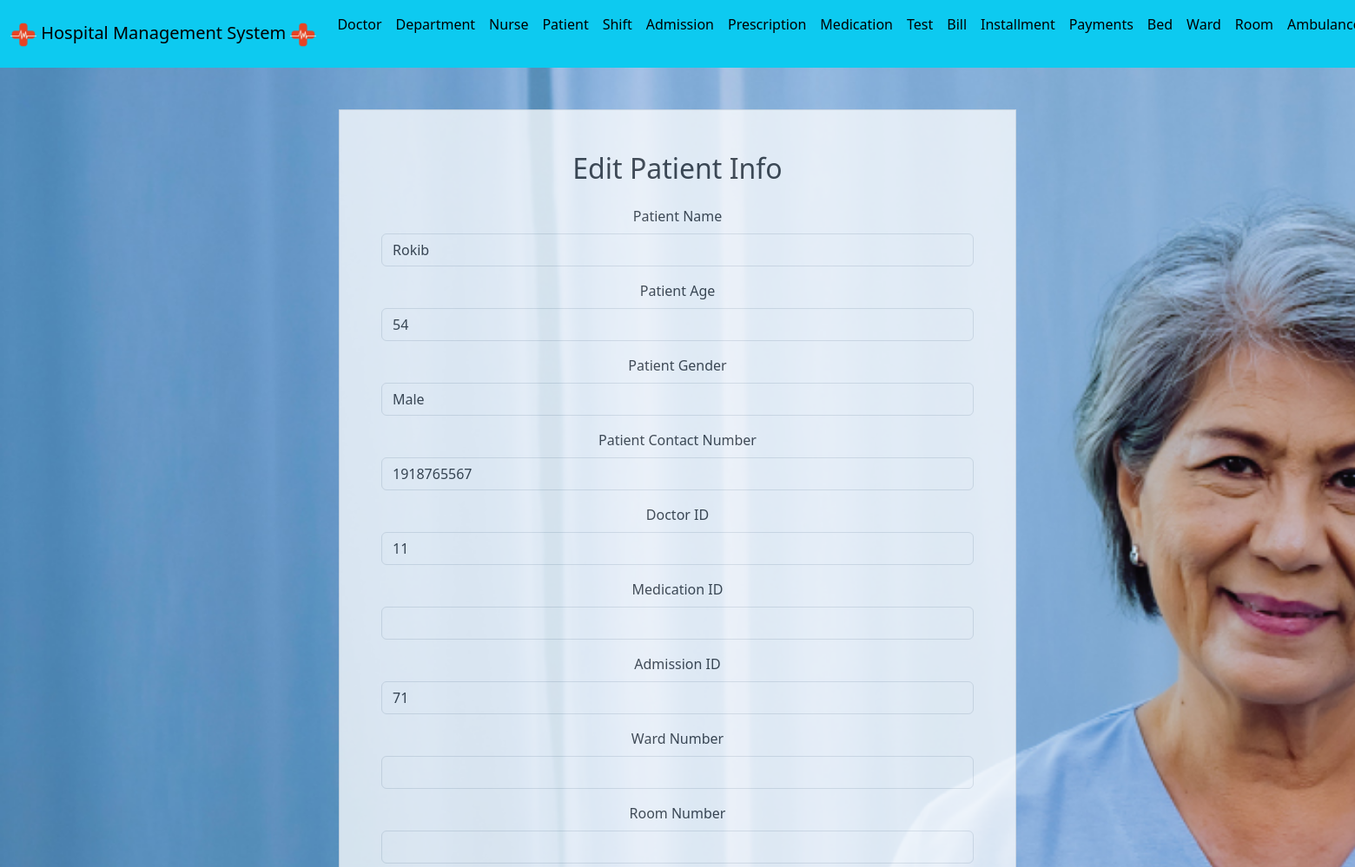
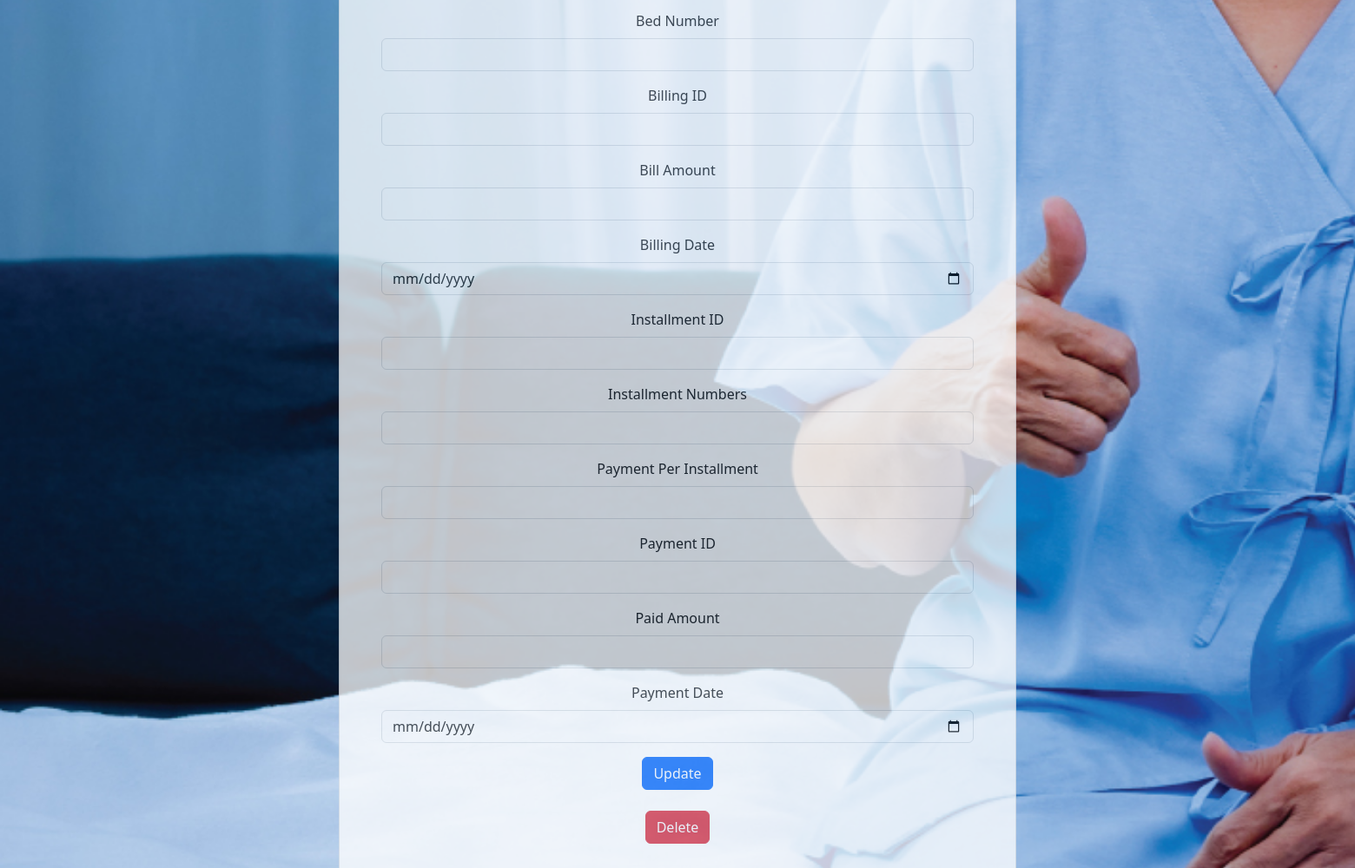
The app's page /Website/edit_patient.php?id=21 (signed in) with its own data (2 pictures, top to bottom).
### tables this page shows
CREATE TABLE `patient` (
  `Patient_ID` int(10) NOT NULL,
  `Patient_Name` varchar(20) NOT NULL,
  `Patient_Age` int(10) DEFAULT NULL,
  `Patient_Gender` varchar(20) DEFAULT NULL,
  `Patient_Contact_Number` int(11) DEFAULT NULL,
  `Prescription_ID` int(10) DEFAULT NULL,
  `Doctor_ID` int(10) NOT NULL,
  `Medication_ID` int(10) DEFAULT NULL,
  `Admission_ID` int(10) DEFAULT NULL,
  `Ward_Number` int(10) DEFAULT NULL,
  `Room_Number` int(10) DEFAULT NULL,
  `Bed_Number` int(10) DEFAULT NULL,
  `Billing_ID` int(10) DEFAULT NULL,
  `Bill_Amount` int(255) DEFAULT NULL,
  `Billing_Date` date DEFAULT NULL,
  `Installment_ID` int(10) DEFAULT NULL,
  `Installment_Numbers` int(10) DEFAULT NULL,
  `Payment_Per_Installment` int(255) DEFAULT NULL,
  `Payment_ID` int(10) DEFAULT NULL,
  `Paid_Amount` int(255) DEFAULT NULL,
  `Payment_Date` date DEFAULT NULL
);

### Website/edit_patient.php (the view, shortened to what this page needs)
<!DOCTYPE html>
<html>
<?php
include("connect.php");
if (isset($_GET['id'])) {
    $id = mysqli_real_escape_string($conn, $_GET['id']);
    $sql = "SELECT * FROM patient WHERE Patient_ID = $id";
    $result = mysqli_query($conn, $sql);
    $patient = mysqli_fetch_assoc($result);
}
include("header.php");
?>
<head>
    <link rel="stylesheet" href="https://cdn.jsdelivr.net/npm/bootstrap@5.3.2/dist/css/bootstrap.min.css">
</head>
<body style="background-image: url(img/patientprofile.jpeg);background-size: cover;background-repeat: no-repeat;">
    <div class="container w-50 text-center p-5 my-5 bg-white border opacity-75">
        <h2 class="text-center mb-4">Edit Patient Info</h2>
        <form action="edit_patient.php" method="POST">
            <div class="mb-3">
                <label for="Patient_Name" class="form-label">Patient Name</label>
                <input type="text" class="form-control" id="Patient_Name" name="Patient_Name" value="<?php echo $patient['Patient_Name']; ?>" required>
            </div>
            <div class="mb-3">
                <label for="Patient_Age" class="form-label">Patient Age</label>
                <input type="number" class="form-control" id="Patient_Age" name="Patient_Age" value="<?php echo $patient['Patient_Age']; ?>" required>
            </div>
            <div class="mb-3">
                <label for="Patient_Gender" class="form-label">Patient Gender</label>
                <input type="text" class="form-control" id="Patient_Gender" name="Patient_Gender" value="<?php echo $patient['Patient_Gender']; ?>" required>
            </div>
            <div class="mb-3">
                <label for="Patient_Contact_Number" class="form-label">Patient Contact Number</label>
                <input type="number" class="form-control" id="Patient_Contact_Number" name="Patient_Contact_Number" value="<?php echo $patient['Patient_Contact_Number']; ?>" required>
            </div>
            <div class="mb-3">
                <label for="Doctor_ID" class="form-label">Doctor ID</label>
                <input type="number" class="form-control" id="Doctor_ID" name="Doctor_ID" value="<?php echo $patient['Doctor_ID']; ?>" required>
            </div>
            <div class="mb-3">
                <label for="Medication_ID" class="form-label">Medication ID</label>
                <input type="number" class="form-control" id="Medication_ID" name="Medication_ID" value="<?php echo $patient['Medication_ID']; ?>" required>
            </div>
            <div class="mb-3">
                <label for="Admission_ID" class="form-label">Admission ID</label>
                <input type="number" class="form-control" id="Admission_ID" name="Admission_ID" value="<?php echo $patient['Admission_ID']; ?>" required>
            </div>
            <div class="mb-3">
                <label for="Ward_Number" class="form-label">Ward Number</label>
                <input type="number" class="form-control" id="Ward_Number" name="Ward_Number" value="<?php echo $patient['Ward_Number']; ?>" required>
            </div>
            <div class="mb-3">
                <label for="Room_Number" class="form-label">Room Number</label>
                <input type="number" class="form-control" id="Room_Number" name="Room_Number" value="<?php echo $patient['Room_Number']; ?>" required>
            </div>
            <div class="mb-3">
                <label for="Bed_Number" class="form-label">Bed Number</label>
                <input type="number" class="form-control" id="Bed_Number" name="Bed_Number" value="<?php echo $patient['Bed_Number']; ?>" required>
            </div>
            <div class="mb-3">
                <label for="Billing_ID" class="form-label">Billing ID</label>
                <input type="number" class="form-control" id="Billing_ID" name="Billing_ID" value="<?php echo $patient['Billing_ID']; ?>" required>
            </div>
            <div class="mb-3">
                <label for="Bill_Amount" class="form-label">Bill Amount</label>
                <input type="number" class="form-control" id="Bill_Amount" name="Bill_Amount" value="<?php echo $patient['Bill_Amount']; ?>" required>
            </div>
            <div class="mb-3">
                <label for="Billing_Date" class="form-label">Billing Date</label>
                <input type="date" class="form-control" id="Billing_Date" name="Billing_Date" value="<?php echo $patient['Billing_Date']; ?>" required>
            </div>
            <div class="mb-3">
                <label for="Installment_ID" class="form-label">Installment ID</label>
                <input type="number" class="form-control" id="Installment_ID" name="Installment_ID" value="<?php echo $patient['Installment_ID']; ?>" required>
            </div>
            <div class="mb-3">
                <label for="Installment_Numbers" class="form-label">Installment Numbers</label>
                <input type="number" class="form-control" id="Installment_Numbers" name="Installment_Numbers" value="<?php echo $patient['Installment_Numbers']; ?>" required>
            </div>
            <div class="mb-3">
                <label for="Payment_Per_Installment" class="form-label">Payment Per Installment</label>
                <input type="number" class="form-control" id="Payment_Per_Installment" name="Payment_Per_Installment" value="<?php echo $patient['Payment_Per_Installment']; ?>" required>
            </div>
            <div class="mb-3">
                <label for="Payment_ID" class="form-label">Payment ID</label>
                <input type="number" class="form-control" id="Payment_ID" name="Payment_ID" value="<?php echo $patient['Payment_ID']; ?>" required>
            </div>
            <div class="mb-3">
                <label for="Paid_Amount" class="form-label">Paid Amount</label>
                <input type="number" class="form-control" id="Paid_Amount" name="Paid_Amount" value="<?php echo $patient['Paid_Amount']; ?>" required>
            </div>
            <div class="mb-3">
                <label for="Payment_Date" class="form-label">Payment Date</label>
                <input type="date" class="form-control" id="Payment_Date" name="Payment_Date" value="<?php echo $patient['Payment_Date']; ?>" required>
            </div>
            <button type="submit" name="update" class="btn btn-primary">Update</button>
        </form>
        <br>
        <form action="patient.php?id=<?php echo htmlspecialchars($patient['Patient_ID']); ?>" method="POST">
                <input type="submit" name="delete" value="Delete" class="btn btn-danger">
            </form>
    </div>
</body>
</html>

### records on screen
patient: Patient_Name "Rokib", Patient_Age "54", Patient_Gender "Male", Patient_Contact_Number "1918765567", Doctor_ID "11", Admission_ID "71"
